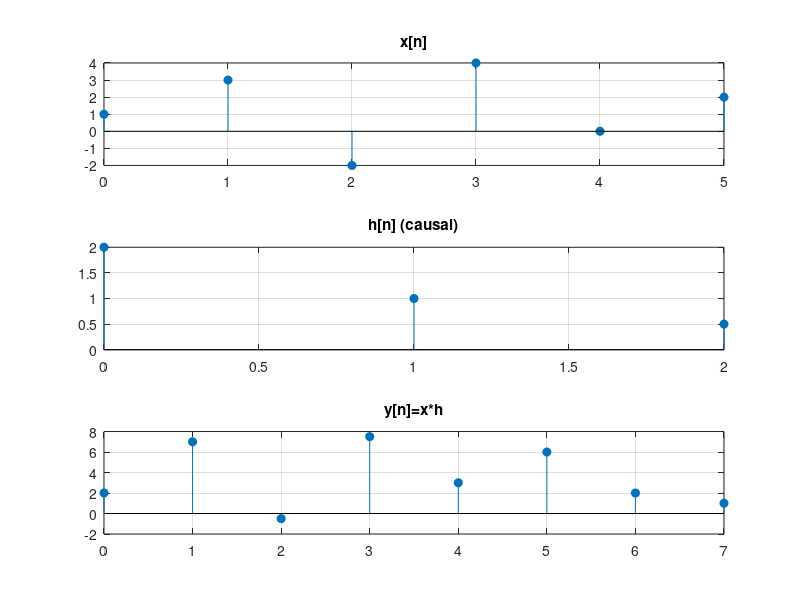
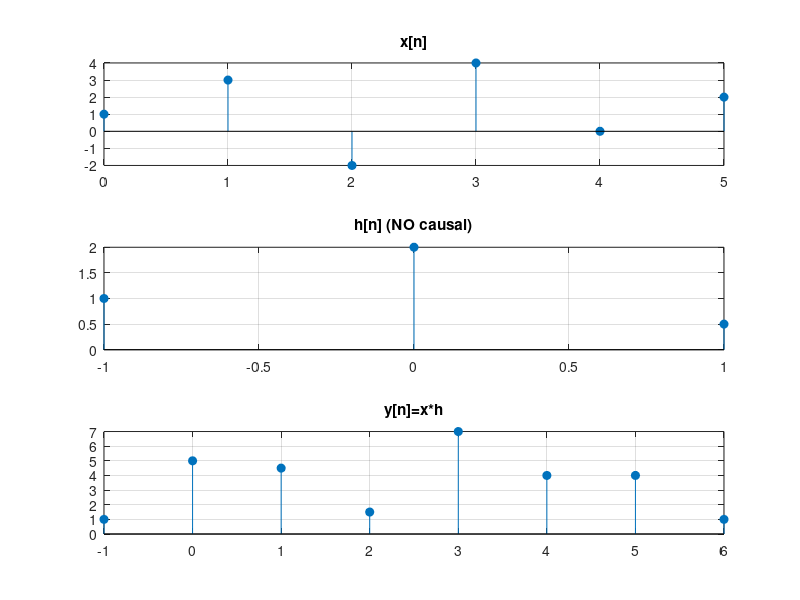

Recreate these plots in MATLAB, in order.


%% h[n] causal (solo n>=0)
h = [2 1 0.5];          % h[0]=2, h[1]=1, h[2]=0.5  (causal)

%% entrada x[n] (cualquiera, pero definida para n>=0)
x = [1 3 -2 4 0 2];      % x[0..5]

%% salida por convolución (MATLAB)
y = conv(x,h);

%% Demostración en un n concreto: y[n0] usa SOLO x[n0], x[n0-1], ...
n0 = 4;                  % elige el instante que quieras

% Fórmula (como h es causal): y[n0] = h0*x[n0] + h1*x[n0-1] + h2*x[n0-2]
y_n0 = h(1)*x(n0+1) + h(2)*x(n0) + h(3)*x(n0-1);

fprintf('y[%d] por conv = %.2f\n', n0, y(n0+1));
fprintf('y[%d] por suma = %.2f\n', n0, y_n0);
fprintf('Para y[%d] solo se usan x[%d], x[%d], x[%d]\n', n0, n0, n0-1, n0-2);

%% Dibujos
n_x = 0:length(x)-1;
n_h = 0:length(h)-1;
n_y = 0:length(y)-1;

figure;
subplot(3,1,1); stem(n_x,x,'filled'); grid on; title('x[n]');
subplot(3,1,2); stem(n_h,h,'filled'); grid on; title('h[n] (causal)');
subplot(3,1,3); stem(n_y,y,'filled'); grid on; title('y[n]=x*h');







%% h[n] NO causal (tiene valores para n<0)
% Índices reales: h[-1]=1 , h[0]=2 , h[1]=0.5
h = [1 2 0.5];          % taps
n_h = -1:1;             % índices de h (NO causal)

%% entrada x[n] (cualquiera, definida para n>=0)
x = [1 3 -2 4 0 2];      % x[0..5]
n_x = 0:length(x)-1;

%% salida por convolución
y = conv(x,h);
n_y = n_x(1)+n_h(1) : n_x(end)+n_h(end);

%% Demostración en un n concreto
n0 = 4;

% Fórmula GENERAL: y[n] = sum_k h[k] x[n-k]
% Aquí k = -1,0,1
y_n0 = ...
    h(1)*x(n0-(-1)+1) + ...   % h[-1] * x[n0+1]  --> FUTURO
    h(2)*x(n0-(0)+1)  + ...   % h[0]  * x[n0]
    h(3)*x(n0-(1)+1);         % h[1]  * x[n0-1]

fprintf('y[%d] por conv = %.2f\n', n0, y(n0 - n_y(1) + 1));
fprintf('y[%d] por suma = %.2f\n', n0, y_n0);
fprintf('Para y[%d] se usan x[%d] (futuro), x[%d], x[%d]\n', ...
        n0, n0+1, n0, n0-1);

%% Dibujos
figure;
subplot(3,1,1); stem(n_x,x,'filled'); grid on; title('x[n]');
subplot(3,1,2); stem(n_h,h,'filled'); grid on; title('h[n] (NO causal)');
subplot(3,1,3); stem(n_y,y,'filled'); grid on; title('y[n]=x*h');
